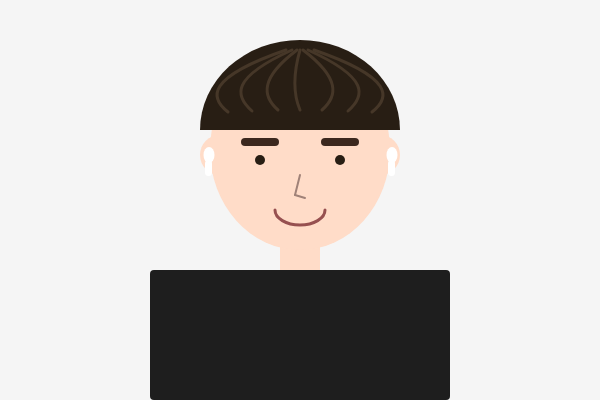
Frame 1 (no input)
Frame 60 (no input): identical to frame 1, image omitted
Frame 120 (the mouse pressed at the canvas centre since frame 60): identical to frame 1, image omitted

The p5.js sketch that drew this single still picture (run headless with seeded random() and noise() and a simulated clock; from frame 60 on, the mouse is pressed at the canvas centre):

// p5.js sketch
// ── sketch.js
function setup() {
  createCanvas(600, 400);
}

function draw() {
  background(245);
  noStroke();

  // 목
  fill(255, 220, 200);
  rect(280, 230, 40, 40);

  // 몸통
  fill(30);
  rect(150, 270, 300, 130, 4);

  // 귀
  fill(255, 220, 200);
  ellipse(220, 155, 40, 40);
  ellipse(380, 155, 40, 40);

  // 얼굴
  fill(255, 220, 200);
  ellipse(300, 150, 180, 200);

  // 에어팟
  fill(255);
  ellipse(209, 155, 11, 16); // 왼쪽 본체
  rect(205, 160, 7, 16, 4); // 왼쪽 줄기

  ellipse(392, 155, 11, 16); // 오른쪽 본체
  rect(388, 160, 7, 16, 4); // 오른쪽 줄기

  // 눈썹
  stroke(60, 40, 30);
  strokeWeight(8);
  line(245, 142, 275, 142);
  line(325, 142, 355, 142);

  // 머리
  noStroke();
  fill(40, 30, 20);
  arc(300, 130, 200, 180, PI, TWO_PI);

  // 파마선
  noFill();
  stroke(70, 55, 40);
  strokeWeight(3);
  bezier(286, 50, 205, 78, 210, 98, 228, 112);
  bezier(292, 50, 230, 78, 235, 96, 252, 111);
  bezier(297, 50, 260, 78, 262, 96, 278, 110);
  bezier(300, 50, 292, 78, 294, 96, 300, 110);
  bezier(303, 50, 340, 78, 338, 96, 322, 110);
  bezier(308, 50, 370, 78, 365, 96, 348, 111);
  bezier(314, 50, 395, 78, 390, 98, 372, 112);

  // 눈
  noStroke();
  fill(40, 30, 20);
  circle(260, 160, 10);
  circle(340, 160, 10);

  // 코
  stroke(160, 130, 120);
  strokeWeight(2);
  line(300, 175, 295, 195);
  line(295, 195, 305, 198);

  // 입
  noFill();
  stroke(150, 80, 80);
  strokeWeight(3);
  arc(300, 210, 50, 30, 0, PI);
}
